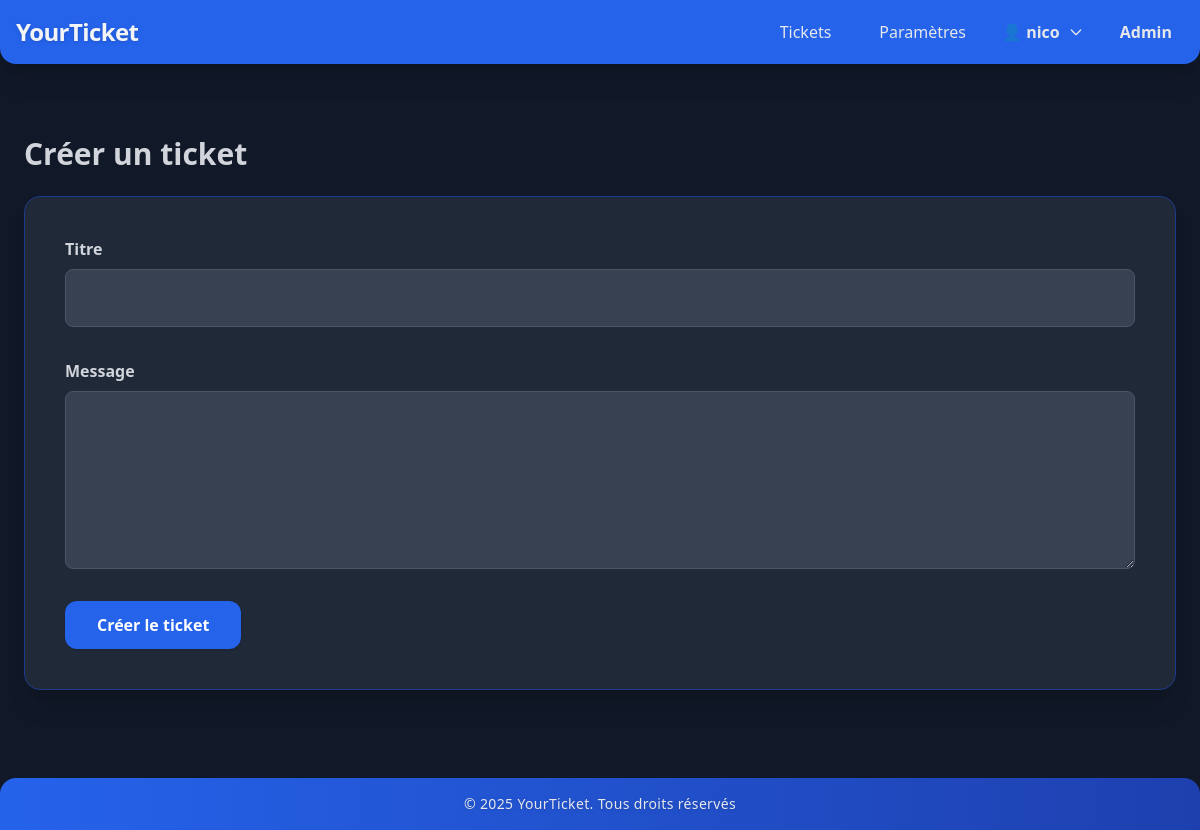
/create_ticket.php (signed in), run on the app's committed database.
### tables this page shows
CREATE TABLE `User_Settings` (
  `user_id` int NOT NULL,
  `setting_key` varchar(50) NOT NULL,
  `setting_value` varchar(255) DEFAULT NULL
);

### src/php/lang.php (called while the page is built, shortened)
<?php
function getLanguage($db, $user_id = null)
{
    try {
        $stmt = $db->prepare("SELECT setting_value FROM User_Settings WHERE user_id = ? AND setting_key = 'language'");
        $stmt->execute([$user_id]);
        return $stmt->fetchColumn() ?? 'fr';
    } catch (PDOException $e) {
        return 'fr';
    }
}
function getTheme($db, $user_id)
{
    try {
        $stmt = $db->prepare("SELECT setting_value FROM User_Settings WHERE user_id = ? AND setting_key = 'theme'");
        $stmt->execute([$user_id]);
        return $stmt->fetchColumn() ?? 'light';
    } catch (PDOException $e) {
        return 'light';
    }
}
$lang = isset($db) && isset($user_id) ? getLanguage($db, $user_id) : 'en';
function t($key, $translations, $lang = 'en')
{
    global $lang;
    return $translations[$lang][$key] ?? $key;
}

### create_ticket.php (the view, shortened to what this page needs)
<?php
require_once 'src/php/dbconn.php';
require_once 'src/php/lang.php';
require_once 'src/components/header.php';
$user_id = $_SESSION['id'];
$lang = getLanguage($db, $user_id);
$theme = getTheme($db, $user_id);
?>
<!DOCTYPE html>
<html lang="<?= $lang ?>" class="<?= $theme === 'dark' ? 'dark' : '' ?>">
<head>
</head>
<body class="min-h-screen flex flex-col bg-gray-100 dark:bg-gray-900 text-gray-900 dark:text-gray-100">
    <?php require_once 'src/components/header.php'; ?>
    <main class="flex-1 p-6">
        <div class="max-w-7xl mx-auto min-h-[500px] py-12">
            <h2 class="text-3xl font-bold mb-6 dark:text-gray-300">
                <?= t('create_ticket', $translations, $lang) ?>
            </h2>
            <form method="post" class="bg-white dark:bg-gray-800 p-10 rounded-2xl shadow-xl border border-blue-100 dark:border-blue-900">
                <div class="mb-8">
                    <label class="block font-semibold mb-2 dark:text-gray-300">
                        <?= t('title', $translations, $lang) ?>
                    </label>
                    <input type="text"
                           name="title"
                           id="title"
                           required
                           class="w-full p-4 border rounded-lg dark:bg-gray-700 dark:border-gray-600 dark:text-gray-300 focus:ring-2 focus:ring-blue-500">
                </div>
                <div class="mb-8">
                    <label class="block font-semibold mb-2 dark:text-gray-300">
                        <?= t('message', $translations, $lang) ?>
                    </label>
                    <textarea
                        name="message"
                        id="message"
                        rows="6"
                        required
                        class="w-full p-4 border rounded-lg dark:bg-gray-700 dark:border-gray-600 dark:text-gray-300 focus:ring-2 focus:ring-blue-500"
                    ></textarea>
                </div>
                <button type="submit" class="bg-blue-600 hover:bg-blue-700 text-white px-8 py-3 rounded-xl font-semibold shadow transition">
                    <?= t('create_ticket_button', $translations, $lang) ?>
                </button>
            </form>
        </div>    </main>
    <?php require_once 'src/components/footer.php'; ?>
</body>
</html>

### src/components/header.php (shortened to what this page needs)
<?php
$isAdmin = isset($_SESSION['role_id']) && in_array($_SESSION['role_id'], [1, 3, 4]);
require_once __DIR__ . '/../php/dbconn.php';
require_once __DIR__ . '/../php/lang.php';
$lang = 'fr';
if (isset($_SESSION['id'])) {
    $lang = getLanguage($db, $_SESSION['id']);
}
?>
<script src="https://cdn.tailwindcss.com?plugins=forms"></script>
<nav class="bg-blue-600 p-4 shadow-xl rounded-b-2xl">
  <div class="max-w-7xl mx-auto flex justify-between items-center">
    <h1 class="text-white dark:text-gray-100 text-2xl font-extrabold tracking-tight drop-shadow">
      <a href="index.php" class="hover:text-yellow-300 dark:hover:text-yellow-400 transition-colors">
        <?= t('YourTicket', $translations, $lang) ?>
      </a>
    </h1>
    <ul class="flex space-x-6 text-white dark:text-gray-200 items-center">
      <li>
        <a href="yourticket.php" class="hover:bg-blue-700 dark:hover:bg-blue-900 px-3 py-1 rounded-lg transition-colors font-medium">
          <?= t('Tickets', $translations, $lang) ?>
        </a>
      </li>
      <li>
        <a href="param.php" class="hover:bg-blue-700 dark:hover:bg-blue-900 px-3 py-1 rounded-lg transition-colors font-medium">
          <?= t('Settings', $translations, $lang) ?>
        </a>
      </li>
      <?php if(isset($_SESSION['fname'])) : ?>
        <li class="relative group" id="profile-menu">
          <button class="flex items-center space-x-2 hover:text-yellow-300 transition-colors focus:outline-none font-semibold">
            <span>👤 <?= htmlspecialchars($_SESSION['fname']) ?></span>
            <svg class="w-4 h-4" fill="none" stroke="currentColor" viewBox="0 0 24 24">
              <path stroke-linecap="round" stroke-linejoin="round" stroke-width="2" d="M19 9l-7 7-7-7"/>
            </svg>
          </button>
        </li>
        <?php if($isAdmin): ?>
          <li>
            <a href="admin.php" class="hover:bg-red-700 dark:hover:bg-red-900 px-3 py-1 rounded-lg transition-colors font-bold">
              <?= t('Admin', $translations, $lang) ?>
            </a>
          </li>
        <?php endif; ?>
      <?php endif; ?>
    </ul>
  </div>
</nav>

### src/components/footer.php
<?php
require_once __DIR__ . '/../php/dbconn.php';
require_once __DIR__ . '/../php/lang.php';
$lang = 'fr';
if (isset($_SESSION['id'])) {
    $lang = getLanguage($db, $_SESSION['id']);
}
?>
<footer class="bg-gradient-to-r from-blue-600 to-blue-800 p-4 shadow-xl rounded-t-2xl mt-auto">
    <div class="max-w-7xl mx-auto text-center">
        <p class="text-white dark:text-gray-200 text-sm tracking-wide font-medium drop-shadow">
            © <?= date('Y') ?> YourTicket. <?= t('all_rights_reserved', $translations, $lang) ?>
        </p>
    </div>
</footer>

### data on the page
user_settings: setting_value "YourTicket", setting_value "Tickets", setting_value "Paramètres", setting_value "Admin", setting_value "Créer un ticket", setting_value "Titre", setting_value "Message", setting_value "Créer le ticket", setting_value "Tous droits réservés"

### other printed values
$_SESSION['fname'] "nico"
